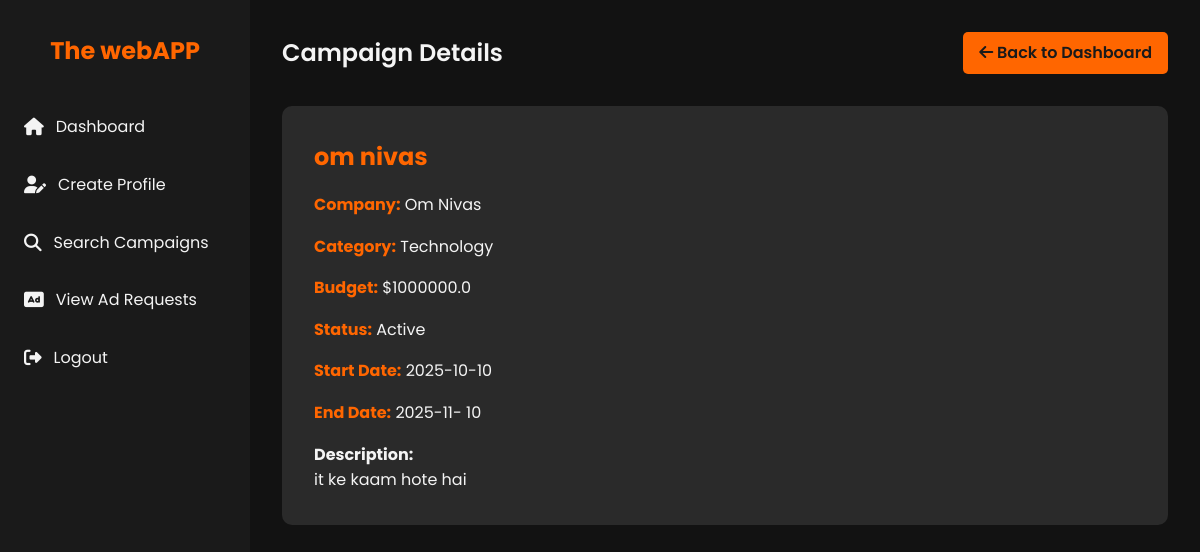
Page /campaign/1 (signed in) on the committed database.
### models.py (models this page shows, shortened)
class Campaign(db.Model):
    id = db.Column(db.Integer, primary_key=True)
    sponsor_id = db.Column(db.Integer, db.ForeignKey('sponsor.id', ondelete='SET NULL'), nullable=True)
    title = db.Column(db.String(120), nullable=False)
    company_name= db.Column(db.String(120), nullable=False)
    description = db.Column(db.Text)
    budget = db.Column(db.Float)
    category = db.Column(db.String(120))
    status = db.Column(db.String(50), nullable=False)  # active, completed, flagged
    start_date = db.Column(db.DateTime)
    end_date = db.Column(db.DateTime)
    is_public = db.Column(db.Boolean, default=True)
    sponsor = db.relationship('Sponsor', backref=db.backref('campaigns', lazy=True, cascade='all, delete-orphan'))

### app.py (the view)
    @app.route('/campaign/<int:campaign_id>')
    @login_required
    def campaign_details(campaign_id):
        campaign = Campaign.query.get_or_404(campaign_id)
        return render_template('campaign_details.html', campaign=campaign)

### templates/campaign_details.html (shortened to what this page needs)
<!DOCTYPE html>
<html lang="en">
<head>
    <link rel="stylesheet" href="https://cdnjs.cloudflare.com/ajax/libs/font-awesome/6.1.1/css/all.min.css">
</head>
<body>
    <div class="dashboard">
        <aside class="sidebar">
            <div class="logo">
                <h1>The webAPP</h1>
            </div>
            <nav>
                <ul class="nav-menu">
                    <li class="nav-item">
                        <a href="{{ url_for('influencer') }}" class="nav-link">
                            <i class="fas fa-home"></i> Dashboard
                        </a>
                    </li>
                    <li class="nav-item">
                        <a href="{{ url_for('influencer_profile') }}" class="nav-link">
                            <i class="fas fa-user-edit"></i> Create Profile
                        </a>
                    </li>
                    <li class="nav-item">
                        <a href="{{ url_for('search_campaigns') }}" class="nav-link">
                            <i class="fas fa-search"></i> Search Campaigns
                        </a>
                    </li>
                    <li class="nav-item">
                        <a href="{{ url_for('influencer_ad_requests') }}" class="nav-link">
                            <i class="fas fa-ad"></i> View Ad Requests
                        </a>
                    </li>
                    <li class="nav-item">
                        <a href="{{ url_for('logout') }}" class="nav-link">
                            <i class="fas fa-sign-out-alt"></i> Logout
                        </a>
                    </li>
                </ul>
            </nav>
        </aside>
        <main class="main-content">
            <header class="header">
                <h1 class="welcome-text">Campaign Details</h1>
                <a href="{{ url_for('influencer') }}" class="btn">
                    <i class="fas fa-arrow-left"></i> Back to Dashboard
                </a>
            </header>
            <section class="campaign-details">
                <h2 class="campaign-title">{{ campaign.title }}</h2>
                <p class="campaign-info"><strong>Company:</strong> {{ campaign.company_name }}</p>
                <p class="campaign-info"><strong>Category:</strong> {{ campaign.category }}</p>
                <p class="campaign-info"><strong>Budget:</strong> ${{ campaign.budget }}</p>
                <p class="campaign-info"><strong>Status:</strong> {{ campaign.status.capitalize() }}</p>
                <p class="campaign-info"><strong>Start Date:</strong> {{ campaign.start_date.strftime('%Y-%m-%d') if campaign.start_date else 'N/A' }}</p>
                <p class="campaign-info"><strong>End Date:</strong> {{ campaign.end_date.strftime('%Y-%m-
%d') if campaign.end_date else 'N/A' }}</p>
                <div class="campaign-description">
                    <strong>Description:</strong>
                    <p>{{ campaign.description }}</p>
                </div>
            </section>
        </main>
    </div>
</body>
</html>

### templates/campaign_details.html (style rules this page uses)
:root { --primary-color: #1a1a1a; --secondary-color: #ff6600; --text-color: #f4f4f4; --bg-color: #121212; --card-bg-color: #2a2a2a; --hover-color: #ff8533; }
* { margin: 0; padding: 0; box-sizing: border-box; }
body { font-family: 'Poppins', sans-serif; line-height: 1.6; color: var(--text-color); background-color: var(--bg-color); }
.dashboard { display: flex; min-height: 100vh; }
.sidebar { width: 250px; background-color: var(--primary-color); padding: 2rem 0; position: fixed; height: 100vh; overflow-y: auto; }
.logo { text-align: center; margin-bottom: 2rem; }
.logo h1 { color: var(--secondary-color); font-size: 1.5rem; }
.nav-menu { list-style-type: none; }
.nav-item { margin-bottom: 0.5rem; }
.nav-link { display: flex; align-items: center; padding: 0.75rem 1.5rem; color: var(--text-color); text-decoration: none; transition: all 0.3s ease; }
.nav-link i { margin-right: 0.75rem; font-size: 1.1rem; }
.main-content { flex-grow: 1; margin-left: 250px; padding: 2rem; }
.header { display: flex; justify-content: space-between; align-items: center; margin-bottom: 2rem; }
.welcome-text { font-size: 1.5rem; font-weight: 600; }
.btn { background-color: var(--secondary-color); color: var(--primary-color); padding: 0.5rem 1rem; border: none; border-radius: 5px; cursor: pointer; font-weight: 600; transition: all 0.3s ease; text-decoration: none; display: inline-block; }
.campaign-details { background-color: var(--card-bg-color); border-radius: 10px; padding: 2rem; }
.campaign-title { font-size: 1.5rem; color: var(--secondary-color); margin-bottom: 1rem; }
.campaign-info { margin-bottom: 1rem; }
.campaign-info strong { color: var(--secondary-color); }
.campaign-description { margin-top: 1rem; line-height: 1.6; }

### rows in the picture
Campaign: title "om nivas", company_name "Om Nivas", category "Technology", budget "1000000.0", status "Active", start_date "2025-10-10", end_date "2025-11- 10", description "it ke kaam hote hai"
